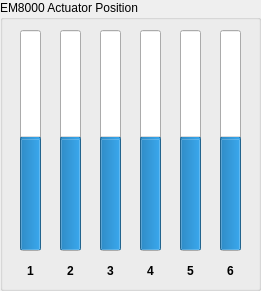
       <widget class="QGroupBox" name="groupBox_8">
        <property name="geometry">
         <rect>
          <x>20</x>
          <y>440</y>
          <width>261</width>
          <height>291</height>
         </rect>
        </property>
        <property name="title">
         <string>EM8000 Actuator Position</string>
        </property>
        <widget class="QProgressBar" name="EM8000_bar1_l1">
         <property name="geometry">
          <rect>
           <x>20</x>
           <y>30</y>
           <width>21</width>
           <height>221</height>
          </rect>
         </property>
         <property name="minimum">
          <number>-100</number>
         </property>
         <property name="value">
          <number>0</number>
         </property>
         <property name="orientation">
          <enum>Qt::Vertical</enum>
         </property>
         <property name="invertedAppearance">
          <bool>false</bool>
         </property>
        </widget>
        <widget class="QProgressBar" name="EM8000_bar1_l2">
         <property name="geometry">
          <rect>
           <x>60</x>
           <y>30</y>
           <width>21</width>
           <height>221</height>
          </rect>
         </property>
         <property name="minimum">
          <number>-100</number>
         </property>
         <property name="value">
          <number>0</number>
         </property>
         <property name="orientation">
          <enum>Qt::Vertical</enum>
         </property>
         <property name="invertedAppearance">
          <bool>false</bool>
         </property>
        </widget>
        <widget class="QProgressBar" name="EM8000_bar1_l3">
         <property name="geometry">
          <rect>
           <x>100</x>
           <y>30</y>
           <width>21</width>
           <height>221</height>
          </rect>
         </property>
         <property name="minimum">
          <number>-100</number>
         </property>
         <property name="value">
          <number>0</number>
         </property>
         <property name="orientation">
          <enum>Qt::Vertical</enum>
         </property>
         <property name="invertedAppearance">
          <bool>false</bool>
         </property>
        </widget>
        <widget class="QProgressBar" name="EM8000_bar1_l4">
         <property name="geometry">
          <rect>
           <x>140</x>
           <y>30</y>
           <width>21</width>
           <height>221</height>
          </rect>
         </property>
         <property name="minimum">
          <number>-100</number>
         </property>
         <property name="value">
          <number>0</number>
         </property>
         <property name="orientation">
          <enum>Qt::Vertical</enum>
         </property>
         <property name="invertedAppearance">
          <bool>false</bool>
         </property>
        </widget>
        <widget class="QProgressBar" name="EM8000_bar1_l5">
         <property name="geometry">
          <rect>
           <x>180</x>
           <y>30</y>
           <width>21</width>
           <height>221</height>
          </rect>
         </property>
         <property name="minimum">
          <number>-100</number>
         </property>
         <property name="value">
          <number>0</number>
         </property>
         <property name="orientation">
          <enum>Qt::Vertical</enum>
         </property>
         <property name="invertedAppearance">
          <bool>false</bool>
         </property>
        </widget>
        <widget class="QProgressBar" name="EM8000_bar1_l6">
         <property name="geometry">
          <rect>
           <x>220</x>
           <y>30</y>
           <width>21</width>
           <height>221</height>
          </rect>
         </property>
         <property name="minimum">
          <number>-100</number>
         </property>
         <property name="maximum">
          <number>100</number>
         </property>
         <property name="value">
          <number>0</number>
         </property>
         <property name="orientation">
          <enum>Qt::Vertical</enum>
         </property>
         <property name="invertedAppearance">
          <bool>false</bool>
         </property>
        </widget>
        <widget class="QLabel" name="label_21">
         <property name="geometry">
          <rect>
           <x>180</x>
           <y>260</y>
           <width>21</width>
           <height>21</height>
          </rect>
         </property>
         <property name="font">
          <font>
           <weight>75</weight>
           <bold>true</bold>
          </font>
         </property>
         <property name="layoutDirection">
          <enum>Qt::LeftToRight</enum>
         </property>
         <property name="text">
          <string>5</string>
         </property>
         <property name="alignment">
          <set>Qt::AlignCenter</set>
         </property>
        </widget>
        <widget class="QLabel" name="label_47">
         <property name="geometry">
          <rect>
           <x>220</x>
           <y>260</y>
           <width>21</width>
           <height>21</height>
          </rect>
         </property>
         <property name="font">
          <font>
           <weight>75</weight>
           <bold>true</bold>
          </font>
         </property>
         <property name="layoutDirection">
          <enum>Qt::LeftToRight</enum>
         </property>
         <property name="text">
          <string>6</string>
         </property>
         <property name="alignment">
          <set>Qt::AlignCenter</set>
         </property>
        </widget>
        <widget class="QLabel" name="label_48">
         <property name="geometry">
          <rect>
           <x>140</x>
           <y>260</y>
           <width>21</width>
           <height>21</height>
          </rect>
         </property>
         <property name="font">
          <font>
           <weight>75</weight>
           <bold>true</bold>
          </font>
         </property>
         <property name="layoutDirection">
          <enum>Qt::LeftToRight</enum>
         </property>
         <property name="text">
          <string>4</string>
         </property>
         <property name="alignment">
          <set>Qt::AlignCenter</set>
         </property>
        </widget>
        <widget class="QLabel" name="label_49">
         <property name="geometry">
          <rect>
           <x>100</x>
           <y>260</y>
           <width>21</width>
           <height>21</height>
          </rect>
         </property>
         <property name="font">
          <font>
           <weight>75</weight>
           <bold>true</bold>
          </font>
         </property>
         <property name="layoutDirection">
          <enum>Qt::LeftToRight</enum>
         </property>
         <property name="text">
          <string>3</string>
         </property>
         <property name="alignment">
          <set>Qt::AlignCenter</set>
         </property>
        </widget>
        <widget class="QLabel" name="label_50">
         <property name="geometry">
          <rect>
           <x>60</x>
           <y>260</y>
           <width>21</width>
           <height>21</height>
          </rect>
         </property>
         <property name="font">
          <font>
           <weight>75</weight>
           <bold>true</bold>
          </font>
         </property>
         <property name="layoutDirection">
          <enum>Qt::LeftToRight</enum>
         </property>
         <property name="text">
          <string>2</string>
         </property>
         <property name="alignment">
          <set>Qt::AlignCenter</set>
         </property>
        </widget>
        <widget class="QLabel" name="label_51">
         <property name="geometry">
          <rect>
           <x>20</x>
           <y>260</y>
           <width>21</width>
           <height>21</height>
          </rect>
         </property>
         <property name="font">
          <font>
           <weight>75</weight>
           <bold>true</bold>
          </font>
         </property>
         <property name="layoutDirection">
          <enum>Qt::LeftToRight</enum>
         </property>
         <property name="text">
          <string>1</string>
         </property>
         <property name="alignment">
          <set>Qt::AlignCenter</set>
         </property>
        </widget>
       </widget>
